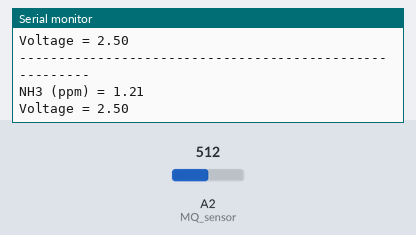
Recording of a sketch running on a simulated Arduino Uno, built with avr-gcc and run on an emulated ATmega328P. On the bench: the last lines printed to the serial monitor. The inputs (shaded band) are chosen by the test bench; at power-on: A2 (MQ_sensor) = 512.

Above: at 1.8 s.
1.9 s: A2 (MQ_sensor) set to 1023
At 2.9 s:
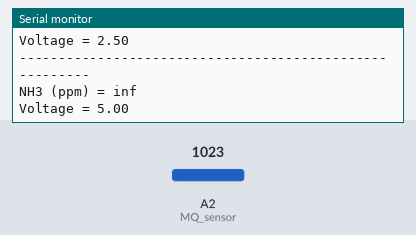
4.6 s: A2 (MQ_sensor) set to 900
At 5.9 s:
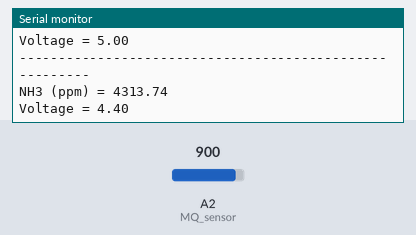
Timing chart, 0 to 7.6 s (numbered marks = the images above; inputs shaded):
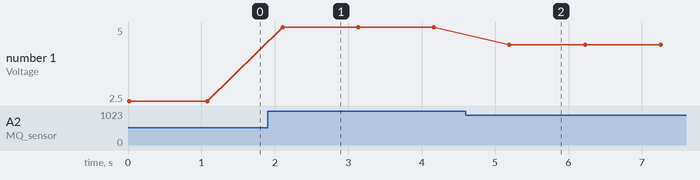

The sketch:

Showing_PPM_value_on_MQ137.ino
```cpp
/*

 * Program to measure gas in ppm using MQ sensor

 * Program by: B.Aswinth Raj

 * Website: www.circuitdigest.com

 * Dated: 28-12-2017

 */

#define RL 47  //The value of resistor RL is 47K
#define m -0.243 //Enter calculated Slope
#define b 0.39 //Enter calculated intercept
#define Ro 20 //Enter found Ro value
#define MQ_sensor A2 //Sensor is connected to A2


void setup() {

  Serial.begin(9600); //Baud rate
}


void loop() {


  float VRL; //Voltage drop across the MQ sensor

  float Rs; //Sensor resistance at gas concentration

  float ratio; //Define variable for ratio


  VRL = analogRead(MQ_sensor)*(5.0/1023.0); //Measure the voltage drop and convert to 0-5V

  Rs = ((5.0*RL)/VRL)-RL; //Use formula to get Rs value

  ratio = Rs/Ro;  // find ratio Rs/Ro


  float  ppm = pow(10, ((log10(ratio)-b)/m)); //use formula to calculate ppm

  Serial.print("NH3 (ppm) = "); Serial.println(ppm); //Display a ammonia in ppm
  //Serial.print(ppm);
  //Serial.println("--------------------------------------------------------");
  Serial.print("Voltage = "); Serial.println(VRL); //Display a intro message

  delay (1000);

  //Serial.print("NH3:       ppm"); //Serial.println(NH3);
  //Serial.print("Voltage:       "); //Serial.println(Voltage);
  Serial.println("--------------------------------------------------------");
//delay (70);
}
```

Measured:
- after the input at 1.9 s, the serial monitor: prints a new line after 0.19 s (image 1)
- after the input at 4.6 s, the serial monitor: prints a new line after 0.57 s (image 2)
- plotted number 1: 2.5 → 5 after the input at 1.9 s, 5 → 4.4 after the input at 4.6 s
